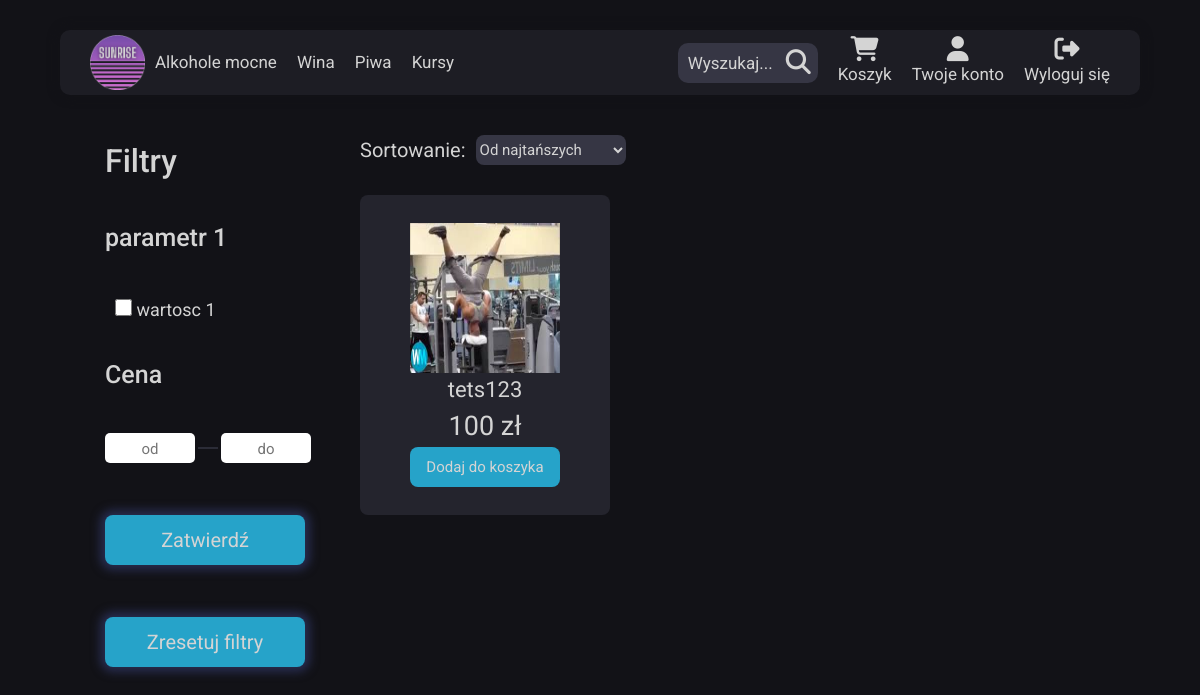
Page /html/category_pages/strong-gin.php (signed in) on the committed database.
### tables this page shows
CREATE TABLE `product` (
  `id` int(11) NOT NULL,
  `product_name` varchar(50) NOT NULL,
  `category_id` int(11) NOT NULL,
  `price` float NOT NULL,
  `description` text NOT NULL,
  `stock` int(11) NOT NULL,
  `photo_id` int(11) NOT NULL
);

CREATE TABLE `photos` (
  `id` int(11) NOT NULL,
  `path` varchar(255) NOT NULL
);

### html/category_pages/strong-gin.php (the view, shortened to what this page needs)
<!DOCTYPE html>
<html lang="pl">
  <head>
    <link href="https://cdn.jsdelivr.net/npm/bootstrap@5.3.2/dist/css/bootstrap.min.css" rel="stylesheet">
    <link rel="stylesheet" href="../../css/main.css" />
  </head>
  <body>
  <?php
      include './menu_component.php';
      echo $nav
    ?>
    <main class="productCategories">
      <?php
      include './product_filter.php';
      echo $filters;
    ?>
      <section class="products__right">
          <div class="products__sortSection">
            <p class="products__sortSection--p">Sortowanie:</p>
            <select name="sort" id="sort" class="products__sortSection--select">
                <option value="price-asc">Od najtańszych</option>
            </select>
        </div>
        <div class="products__productContainer">
        <?php
          require_once('../../php/dblogin.php');
          $sql = 'select id from category where category_name like "gin"';
          $stmt = $pdo -> prepare($sql);
          $stmt -> execute();
          $category_id = $stmt -> fetchColumn();
          $sql = 'select product.id, product_name, price, path from product inner join photos on product.photo_id = photos.id where category_id = ?';
          $query = $pdo -> prepare($sql);
          $query -> execute([$category_id]);
          while($row = $query -> fetch()):
            $filename = str_replace(' ', '-', $row['product_name']);
        ?>
          <a href="../products/<?=$filename?>.php" class="products__product" id="<?=$row['id']?>">
            <img src="<?=$row['path']?>" alt="" class="products__product--image">
            <p class="products__product--name"><?=$row['product_name']?></p>
            <p class="products__product--price"><?=$row['price']?> zł</p>
            <button class="products__product--addToCart">Dodaj do koszyka</button>
          </a>
          <?php endwhile;?>
        </div>
      </section>
    </main>
  </body>
</html>

### css/main.css (style rules this page uses)
*, *::before, *::after { box-sizing: border-box; margin: 0; padding: 0; }
* { scrollbar-width: none; scrollbar-color: #d4d4d4 #121217; }
html { font-size: 62.5%; scroll-behavior: smooth; }
body { min-height: 100%; display: flex; flex-direction: column; font-family: "Roboto", sans-serif; color: #d4d4d4; background-color: #121217; }
a { text-decoration: none; }
p { font-size: 1.8rem; }
p { font-size: 1.5rem; }
.productCategories { display: flex; width: 100%; height: 100vh; }
.products__right { height: 100%; width: 70%; display: flex; flex-direction: column; justify-content: center; }
.products__sortSection { width: 100%; height: 50px; display: flex; justify-content: flex-start; align-items: center; margin-bottom: 20px; }
.products__sortSection--p { font-size: 2rem; margin: 0; margin-right: 10px; }
.products__sortSection--select { width: 150px; height: 30px; font-size: 1.5rem; background-color: #363644; color: #d4d4d4; border-radius: 8px; border: none; }
.products__productContainer { height: 60%; width: 90%; display: flex; flex-wrap: wrap; gap: 17px; }
.products__product { width: 250px; height: 320px; display: flex; flex-direction: column; align-items: center; justify-content: center; background-color: #24242d; border-radius: 8px; transition: box-shadow 0.3s; cursor: pointer; }
.products__product--image { width: 150px; height: 150px; }
.products__product--name { color: #d4d4d4; font-size: 2.2rem; margin: 0; }
.products__product--price { color: #d4d4d4; font-size: 2.7rem; margin: 0; }
.products__product--addToCart { width: 150px; height: 40px; display: flex; align-items: center; justify-content: center; font-size: 1.5rem; color: #d4d4d4; background-color: rgb(38, 163, 201); border-radius: 8px; border: none; transition: transform 0.3s; }

### rows in the picture
product: photo.path (picture), product_name "tets123", price "100"

### other values in the picture
$paramRow "parametr 1"
$row['param_value'] "wartosc 1"
